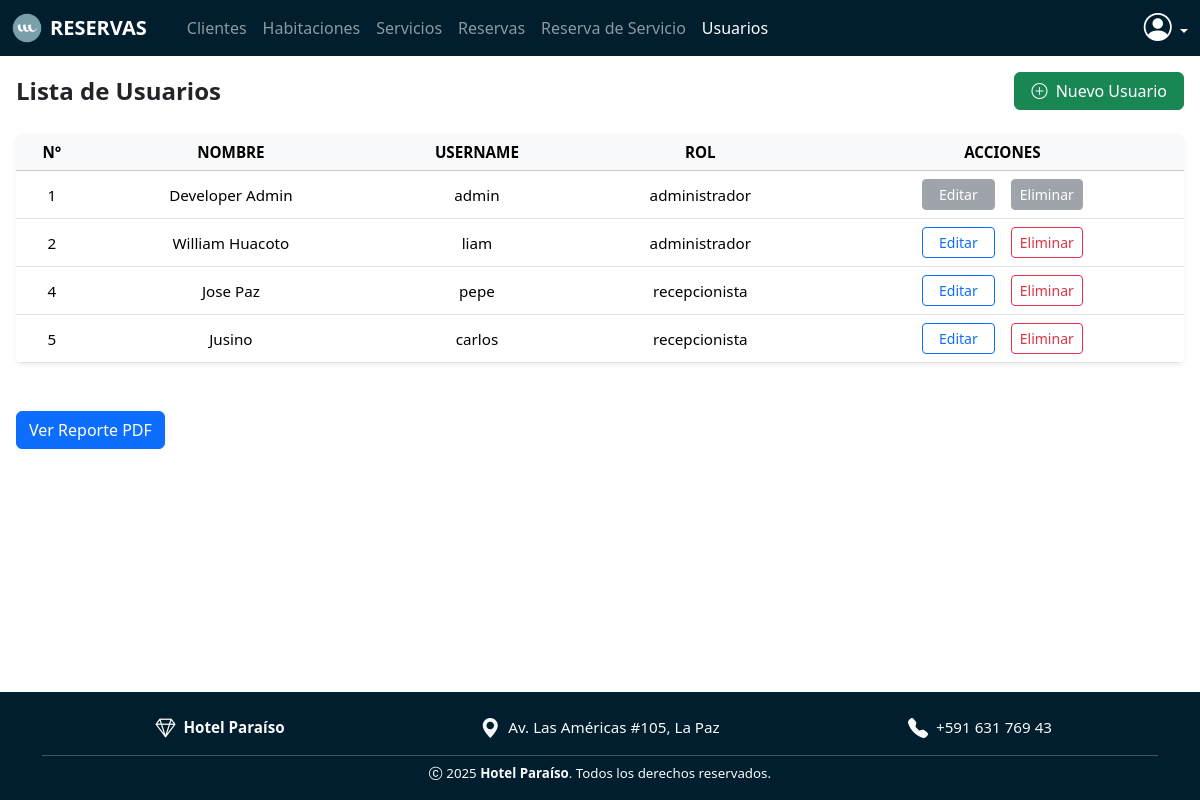
The app's page /usuarios/ (signed in), older data.
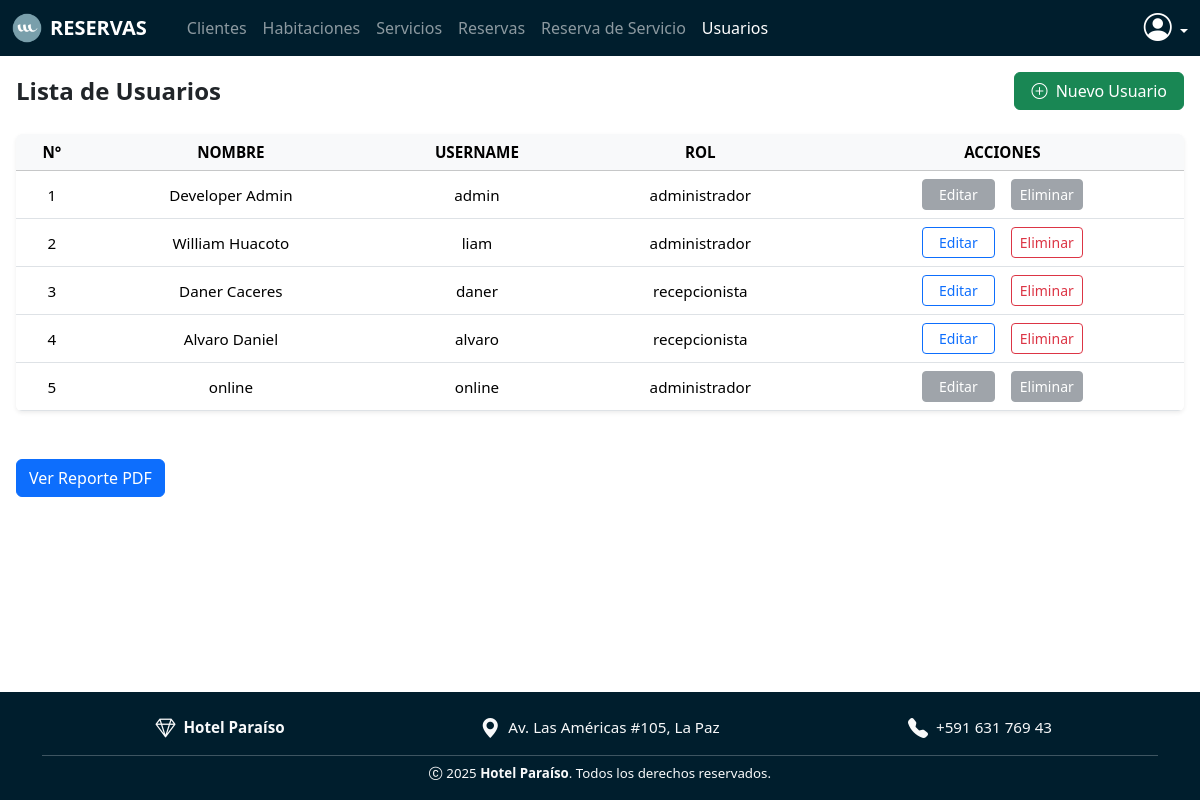
The same page, newer data.
### models/usuario_model.py (models this page shows, shortened)
class Usuario(db.Model,UserMixin):
    __tablename__ = 'usuarios'
    id = db.Column(db.Integer, primary_key=True)
    nombre = db.Column(db.String(80), nullable=False)
    username = db.Column(db.String(20), nullable=False, unique=True)
    password = db.Column(db.String, nullable=False)
    rol = db.Column(db.String(20), nullable=False)
    @staticmethod
    def get_all():
        return Usuario.query.all()

### controllers/usuario_controller.py (the view)
@usuario_bp.route('/')
@login_required
def index():
    usuarios = Usuario.get_all()
    return usuario_view.list(usuarios)

### run.py (called while the page is built)
@login_manager.user_loader
def load_user(user_id):
    tipo = session.get('tipo_usuario')  # puede ser 'cliente' o 'usuario'
    if tipo == 'cliente':
        return Cliente.query.get(int(user_id))
    elif tipo == 'usuario':
        return Usuario.query.get(int(user_id))
    return None

@app.context_processor
def inject_user_or_client():
    from flask_login import current_user
    if current_user.is_authenticated:
        if hasattr(current_user, 'rol'):
            return dict(usuario=current_user, cliente=None)
        else:
            return dict(usuario=None, cliente=current_user)
    return dict(usuario=None, cliente=None)

@app.context_processor
def inject_active_path():
    def is_active(path):
        return 'active' if request.path == path else ''
    return dict(is_active=is_active)

### views/usuario_view.py (called while the page is built)
def list(usuarios):
    return render_template('usuarios/index.html', usuarios=usuarios,usuario=current_user)

### templates/usuarios/index.html (shortened to what this page needs)
{% extends 'sistema.html' %}
{% block content %}
<div
    class="d-flex flex-column flex-md-row justify-content-between align-items-center mb-4 mt-4 text-center text-md-start">
    <h4 class="fw-bold text-dark mb-3 mb-md-0 fs-4 fs-md-3">Lista de Usuarios</h4>
    <a href="{{ url_for('usuario.create') }}" class="btn btn-success px-3 py-1.5" data-bs-toggle="modal"
        data-bs-target="#registroUsuarioModal">
        <i class="bi bi-plus-circle me-1"></i> Nuevo Usuario
    </a>
</div>
<div class="table-responsive rounded shadow-sm mb-5">
    <table class="table table-hover align-middle text-center mb-0" style="font-size: 0.95rem;">
        <thead class="table-light text-dark fw-semibold text-uppercase">
            <tr>
                <th>N°</th>
                <th>Nombre</th>
                <th>Username</th>
                <th>Rol</th>
                <th>Acciones</th>
            </tr>
        </thead>
        <tbody>
            {% for item in usuarios %}
            <tr>
                <td>{{ item.id }}</td>
                <td>{{ item.nombre }}</td>
                <td>{{ item.username }}</td>
                <td>{{ item.rol }}</td>
                <td>
                    <div class="d-flex flex-row justify-content-center gap-3">
                        {% if item.username == 'admin' %}
                        <button class="btn btn-secondary btn-sm px-3" disabled>Editar</button>
                        <button class="btn btn-secondary btn-sm" disabled>Eliminar</button>
                        {% elif item.username == 'online' %}
                        <button class="btn btn-secondary btn-sm px-3" disabled>Editar</button>
                        <button class="btn btn-secondary btn-sm" disabled>Eliminar</button>
                        {% else %}
                        <button class="btn btn-outline-primary btn-sm px-3" data-bs-toggle="modal"
                            data-bs-target="#editarUsuarioModal{{ item.id }}">
                            Editar
                        </button>
                        <a href="{{ url_for('usuario.delete', id=item.id) }}" class="btn btn-outline-danger btn-sm"
                            onclick="return confirm('¿Estás seguro de eliminar este usuario?');">
                            Eliminar
                        </a>
                        {% endif %}
                    </div>
                </td>
            </tr>
            {% endfor %}
        </tbody>
    </table>
</div>
{% if usuario and usuario.rol == 'administrador' %}
<a href="{{ url_for('usuario.reporte_pdf') }}" target="_blank" class="btn btn-primary mb-3">
    Ver Reporte PDF
</a>
{% endif %}
{% endblock %}

Row changes from the older to the newer data that the page shows:
added Usuario: id "3", nombre "Daner Caceres", username "daner", rol "recepcionista"
changed Usuario id 4: nombre "Jose Paz" → "Alvaro Daniel"; username "pepe" → "alvaro"
changed Usuario id 5: nombre "Jusino" → "online"; username "carlos" → "online"; rol "recepcionista" → "administrador"
